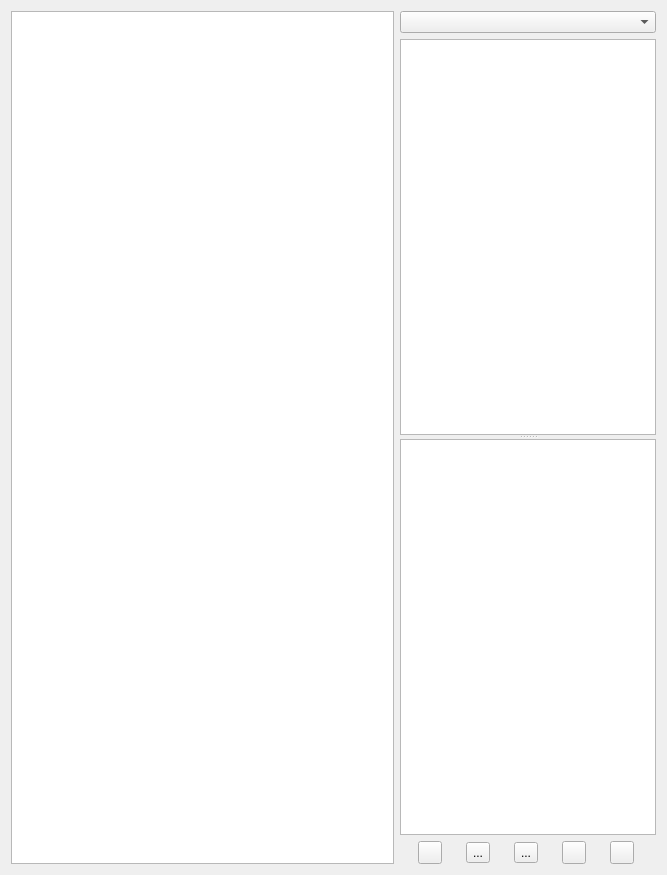
<?xml version="1.0" encoding="UTF-8"?>
<ui version="4.0">
 <class>QRCFixer</class>
 <widget class="QWidget" name="QRCFixer">
  <property name="geometry">
   <rect>
    <x>0</x>
    <y>0</y>
    <width>667</width>
    <height>875</height>
   </rect>
  </property>
  <property name="windowTitle">
   <string>QRCode Fixer</string>
  </property>
  <property name="windowIcon">
   <iconset theme="applications-development"/>
  </property>
  <layout class="QHBoxLayout" name="horizontalLayout_3">
   <item>
    <layout class="QHBoxLayout" name="horizontalLayout">
     <item>
      <widget class="ImageView" name="view">
       <property name="cursor" stdset="0">
        <cursorShape>CrossCursor</cursorShape>
       </property>
       <property name="dragMode">
        <enum>QGraphicsView::NoDrag</enum>
       </property>
       <property name="transformationAnchor">
        <enum>QGraphicsView::AnchorUnderMouse</enum>
       </property>
       <property name="resizeAnchor">
        <enum>QGraphicsView::AnchorUnderMouse</enum>
       </property>
       <property name="zoomStep" stdset="0">
        <double>0.125000000000000</double>
       </property>
      </widget>
     </item>
    </layout>
   </item>
   <item>
    <widget class="QSplitter" name="splitter">
     <property name="orientation">
      <enum>Qt::Vertical</enum>
     </property>
     <widget class="QWidget" name="verticalLayoutWidget">
      <layout class="QVBoxLayout" name="verticalLayout">
       <item>
        <widget class="QComboBox" name="runChooser"/>
       </item>
       <item>
        <widget class="QListView" name="im_list">
         <property name="sizePolicy">
          <sizepolicy hsizetype="MinimumExpanding" vsizetype="Expanding">
           <horstretch>0</horstretch>
           <verstretch>0</verstretch>
          </sizepolicy>
         </property>
        </widget>
       </item>
      </layout>
     </widget>
     <widget class="QWidget" name="verticalLayoutWidget_2">
      <layout class="QVBoxLayout" name="verticalLayout_2">
       <item>
        <widget class="QListView" name="qrc_list"/>
       </item>
       <item>
        <layout class="QHBoxLayout" name="horizontalLayout_2">
         <item>
          <widget class="QToolButton" name="qrc_add">
           <property name="text">
            <string/>
           </property>
           <property name="icon">
            <iconset theme="list-add"/>
           </property>
           <property name="checkable">
            <bool>true</bool>
           </property>
          </widget>
         </item>
         <item>
          <widget class="QToolButton" name="qrc_del">
           <property name="text">
            <string>...</string>
           </property>
           <property name="icon">
            <iconset theme="list-remove"/>
           </property>
          </widget>
         </item>
         <item>
          <widget class="QToolButton" name="qrc_detect">
           <property name="text">
            <string>...</string>
           </property>
           <property name="icon">
            <iconset theme="zoom-next"/>
           </property>
          </widget>
         </item>
         <item>
          <widget class="QToolButton" name="undo">
           <property name="text">
            <string/>
           </property>
           <property name="icon">
            <iconset theme="edit-undo"/>
           </property>
          </widget>
         </item>
         <item>
          <widget class="QToolButton" name="redo">
           <property name="text">
            <string/>
           </property>
           <property name="icon">
            <iconset theme="edit-redo"/>
           </property>
          </widget>
         </item>
        </layout>
       </item>
      </layout>
     </widget>
    </widget>
   </item>
  </layout>
 </widget>
 <customwidgets>
  <customwidget>
   <class>ImageView</class>
   <extends>QGraphicsView</extends>
   <header>.custom</header>
  </customwidget>
 </customwidgets>
 <resources/>
 <connections/>
</ui>
